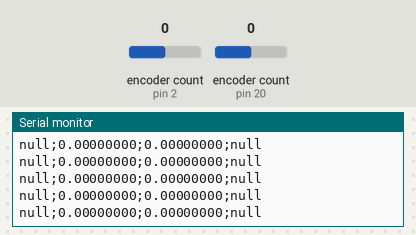
Simulated run of this sketch. Board: Arduino Mega 2560, built with avr-gcc and run on an emulated ATmega2560. On the bench: the last lines printed to the serial monitor. Inputs (shaded band) come from the test bench; at power-on: encoder count (sensors on pin 2, pin 20) 0.

Above: at 1.2 s.
1.3 s: encoder count (sensor on pin 2) set to 1
At 1.31 s:
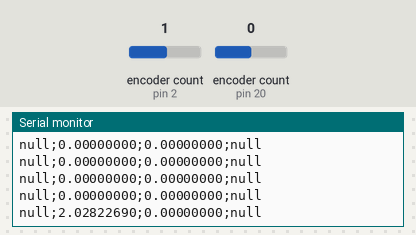
2.8 s: encoder count (sensor on pin 20) set to 1
At 2.81 s:
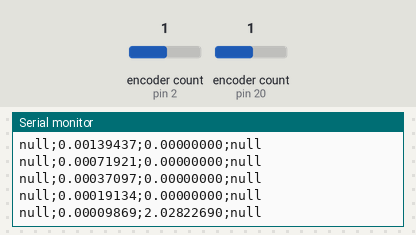
4.3 s: encoder count (sensor on pin 2) set to 2
At 4.31 s:
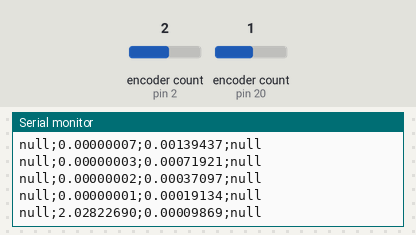
5.8 s: encoder count (sensor on pin 20) set to 2
At 5.81 s:
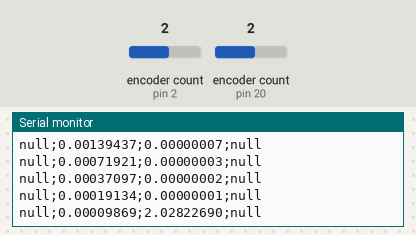
Timing chart, 0 to 8.3 s (numbered marks = the images above; inputs shaded):
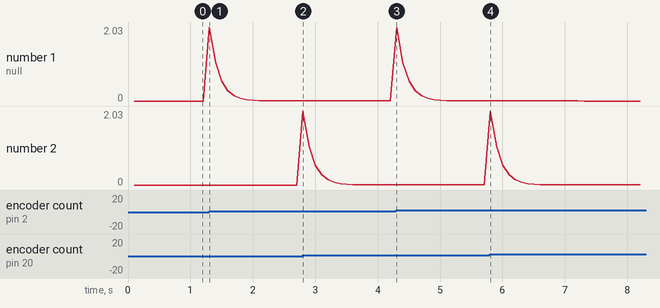

Measured:
- after the input at 1.3 s, the serial monitor: prints a new line at once (image 1)
- after the input at 2.8 s, the serial monitor: prints a new line at once (image 2)
- after the input at 4.3 s, the serial monitor: prints a new line at once (image 3)
- plotted number 1: 0 → 0 after the input at 1.3 s

The sketch:

encoderV1.ino
```cpp
#define ENCODER_OPTIMIZE_INTERRUPTS
#include <Encoder.h>

//Mega 2, 3, 18, 19, 20, 21
byte pinL1 = 2, pinL2 = 3; // 18
byte pinR1 = 20, pinR2 = 21;  // 21
long oldPositionL  = -0, oldPositionR  = -0;
float D = 0.1651, wheelsSeparation = 0.42; //[m]
int pulsesPerRev = 60, duration = 100;
double oldTime;

struct kalman {
   double vel_kf;
   double p_kf;
};

double rleftR_kf = 1.1, leftQ_kf = 0.5;
double rightR_kf = 1.1, rightQ_kf = 0.5;
struct kalman angularVelLKF = {vel_kf: 0.0, p_kf: 1.0};
struct kalman angularVelRKF = {vel_kf: 0.0, p_kf: 1.0};

double dist = 0.0, theta = 0.0, distError = 0.0, thetaError = 0.0, oldDist = 0.0, oldTheta = 0.0, dDist = 0.001, dTheta = 0.01;
String resetError = "false";

Encoder encL(pinL1, pinL2);
Encoder encR(pinR1, pinR2);

String getValue(String data, char separator, int index)
{
    int found = 0;
    int strIndex[] = { 0, -1 };
    int maxIndex = data.length() - 1;

    for (int i = 0; i <= maxIndex && found <= index; i++) {
        if (data.charAt(i) == separator || i == maxIndex) {
            found++;
            strIndex[0] = strIndex[1] + 1;
            strIndex[1] = (i == maxIndex) ? i+1 : i;
        }
    }
    return found > index ? data.substring(strIndex[0], strIndex[1]) : "";
}

struct kalman kalmanFunc(double vel, struct kalman KF, double r_kf, double q_kf){
  KF.p_kf = KF.p_kf + q_kf;
  double y = vel - KF.vel_kf;
  double s = KF.p_kf + r_kf;
  double k = KF.p_kf/s;
  KF.vel_kf = KF.vel_kf + k*y;
  KF.p_kf = (1-k)*KF.p_kf;
  return KF;
}

double wheelAngularVel(long newPosition, long oldPosition, double dt){
  double dtheta = (double)(2 * PI) * (double)((double)((double)newPosition - (double)oldPosition) / (double)pulsesPerRev); //[rad]
  return dtheta/dt;  //[rad/sec]
}

void setup() {
  Serial.begin(115200);
  oldTime = millis();
}

void loop() {
  double dt = millis() - oldTime;
  if (dt >= duration){
    oldTime = millis();
    dt = dt / 1000.0;  //[sec]

    long newPositionL = encL.read();
    long newPositionR = encR.read();

    double angularVelL = wheelAngularVel(newPositionL, oldPositionL, dt);  //[rad/sec]
    double angularVelR = wheelAngularVel(newPositionR, oldPositionR, dt);  //[rad/sec]

    oldPositionL = newPositionL;
    oldPositionR = newPositionR;

    angularVelLKF = kalmanFunc (angularVelL, angularVelLKF, rleftR_kf, leftQ_kf);
    angularVelRKF = kalmanFunc (angularVelR, angularVelRKF, rightR_kf, rightQ_kf);

    double linearVelL = (D / 2) * angularVelLKF.vel_kf; //[m/sec]
    double linearVelR = (D / 2) * angularVelRKF.vel_kf;  //[m/sec]
//    double linearErrorL = sqrt((sq((1 / 2) * angularVelLKF.vel_kf) * sq(0.001)) + (sq(D / 2) * sq(angularVelLKF.p_kf)));  //+-[m/sec]
//    double linearErrorR = sqrt((sq((1 / 2) * angularVelRKF.vel_kf) * sq(0.001)) + (sq(D / 2) * sq(angularVelRKF.p_kf)));  //+-[m/sec]

    double omega = (linearVelR - linearVelL) / wheelsSeparation; //[rad/sec]
    double linearV = (linearVelR + linearVelL) / 2;  //[m/sec]
//    double omegaError = sqrt((sq(1 / wheelsSeparation) * sq(linearErrorR)) + (sq(1 / wheelsSeparation) * sq(linearErrorL)) + (sq((linearVelL - linearVelR) / sq(wheelsSeparation)) * sq(0.005))); //+-[rad/sec]
//    double linearErrorV = sqrt((sq(1/2) * sq(linearErrorR)) + (sq(1/2) * sq(linearVelL)));  //+-[m/sec]

    dist = linearV * dt + dist;  //[m]
    theta = omega * dt + theta;  //[rad]
//    if(Serial.available()){
//      String str = Serial.readString();
//      String resetError = String(getValue(str, ';', 0));
//    }
//    if (resetError.equalsIgnoreCase("false")) {
//      if  ((dist - oldDist) > dDist) {
//        Serial.println("distError: " + String(distError) + "Arduino exceptions");
//        distError = sqrt((sq(1 * dt) * sq(linearErrorV)) + (sq(linearV * 1) * sq(dt - (((double)duration) / 1000.0))) + (sq(1) * sq(distError)));  //+-[m]
//        oldDist = dist;
//      }
//      if  ((theta - oldTheta) > dTheta) {
//        Serial.println("thetaError: " + String(thetaError) + "Arduino exceptions");
//        thetaError = sqrt((sq(1 * dt) * sq(omegaError)) + (sq(omega * 1) * sq(dt - (((double)duration) / 1000.0))) + (sq(1) * sq(thetaError)));  //+-[rad]
//        oldTheta = theta;
//      }
//    }
//    else if (resetError.equalsIgnoreCase("true"))  {
//      distError = 0.0;
//      thetaError = 0.0;
//      resetError = String("false");
//    }

    double x = dist * cos(theta);  //[m]
    double y = dist * sin(theta);  //[m]
//    double xError = sqrt((sq(1 * cos(theta)) * sq(distError)) + (sq(dist * (-sin(theta))) * sq(thetaError)));  //[m]
//    double yError = sqrt((sq(1 * sin(theta)) * sq(distError)) + (sq(dist * cos(theta)) * sq(thetaError)));  //[m]

    Serial.println(String("null") + ";" + String(angularVelLKF.vel_kf,8) + ";" + String(angularVelRKF.vel_kf,8) + ";" + "null");

     //---- debug -----//
//    Serial.print("vel L: ");
//    Serial.println(angularVelLKF);
//    Serial.println("\t, vel R: ");
//    Serial.println(angularVelRKF);

//    Serial.println(String(distError) + ";" + String(dist - oldDist));
//    Serial.println(String(linearV) + ";" + String(omega) + ";" + "x: " + String(x) + " ; " + "y: " + String(y) + " ; " + "theta: " + String(theta));
//      Serial.println("x: " + String(x) + " ; " + "xError: " + String(xError) + " ; " + "y: " + String(y) + " ; " + "yError: " + String(yError) + " ; " + "theta: " + String(theta)+ " ; " + "thetaError: " + String(thetaError));
  }
  delay(1);
//  Serial.flush();
}
```
